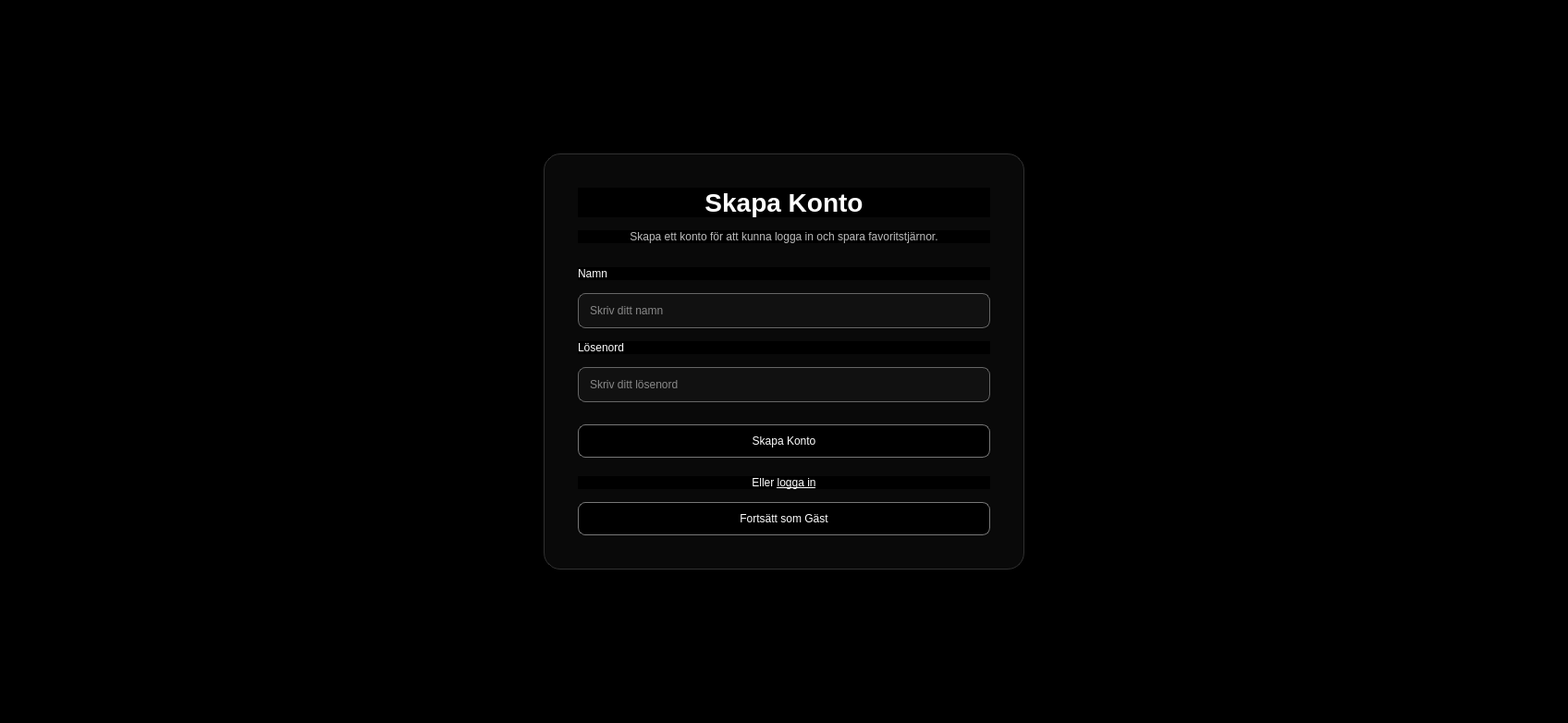
<?xml version="1.0" encoding="UTF-8"?>
<ui version="4.0">
 <class>CreateAccountPage</class>
 <widget class="QWidget" name="CreateAccountPage">
  <property name="geometry">
   <rect>
    <x>0</x>
    <y>0</y>
    <width>1696</width>
    <height>782</height>
   </rect>
  </property>
  <property name="windowTitle">
   <string>Skapa Konto</string>
  </property>
  <property name="styleSheet">
   <string notr="true">QWidget {
    background-color: black;
    color: white;
}

QFrame#cardFrame {
    background-color: #090909;
    border: 1px solid #303030;
    border-radius: 18px;
}

QLabel#titleLabel {
    font-size: 28px;
    font-weight: bold;
    color: white;
}

QLabel#descriptionLabel {
    color: #bdbdbd;
}

QLineEdit {
    border: 1px solid #666666;
    border-radius: 8px;
    padding: 10px;
    background-color: #111111;
    color: white;
}

QLineEdit:focus {
    border: 1px solid #aaaaaa;
}

QPushButton {
    color: white;
    background-color: black;
    border: 1px solid #777777;
    border-radius: 8px;
    padding: 10px 14px;
}

QPushButton:hover {
    border-color: #aaaaaa;
}

QLabel#linkLabel {
    color: white;
}</string>
  </property>
  <layout class="QVBoxLayout" name="verticalLayout">
   <item>
    <spacer name="topSpacer">
     <property name="orientation">
      <enum>Qt::Orientation::Vertical</enum>
     </property>
     <property name="sizeHint" stdset="0">
      <size>
       <width>20</width>
       <height>80</height>
      </size>
     </property>
    </spacer>
   </item>
   <item>
    <layout class="QHBoxLayout" name="horizontalLayout">
     <item>
      <spacer name="leftSpacer">
       <property name="orientation">
        <enum>Qt::Orientation::Horizontal</enum>
       </property>
       <property name="sizeHint" stdset="0">
        <size>
         <width>300</width>
         <height>20</height>
        </size>
       </property>
      </spacer>
     </item>
     <item>
      <widget class="QFrame" name="cardFrame">
       <property name="minimumSize">
        <size>
         <width>520</width>
         <height>0</height>
        </size>
       </property>
       <property name="maximumSize">
        <size>
         <width>520</width>
         <height>16777215</height>
        </size>
       </property>
       <property name="frameShape">
        <enum>QFrame::Shape::StyledPanel</enum>
       </property>
       <property name="frameShadow">
        <enum>QFrame::Shadow::Raised</enum>
       </property>
       <layout class="QVBoxLayout" name="cardLayout">
        <property name="spacing">
         <number>14</number>
        </property>
        <property name="leftMargin">
         <number>36</number>
        </property>
        <property name="topMargin">
         <number>36</number>
        </property>
        <property name="rightMargin">
         <number>36</number>
        </property>
        <property name="bottomMargin">
         <number>36</number>
        </property>
        <item>
         <widget class="QLabel" name="titleLabel">
          <property name="text">
           <string>Skapa Konto</string>
          </property>
          <property name="alignment">
           <set>Qt::AlignmentFlag::AlignCenter</set>
          </property>
         </widget>
        </item>
        <item>
         <widget class="QLabel" name="descriptionLabel">
          <property name="text">
           <string>Skapa ett konto för att kunna logga in och spara favoritstjärnor.</string>
          </property>
          <property name="alignment">
           <set>Qt::AlignmentFlag::AlignCenter</set>
          </property>
          <property name="wordWrap">
           <bool>true</bool>
          </property>
         </widget>
        </item>
        <item>
         <spacer name="headerSpacer">
          <property name="orientation">
           <enum>Qt::Orientation::Vertical</enum>
          </property>
          <property name="sizeHint" stdset="0">
           <size>
            <width>20</width>
            <height>12</height>
           </size>
          </property>
         </spacer>
        </item>
        <item>
         <widget class="QLabel" name="nameLabel">
          <property name="text">
           <string>Namn</string>
          </property>
         </widget>
        </item>
        <item>
         <widget class="QLineEdit" name="nameLineEdit">
          <property name="placeholderText">
           <string>Skriv ditt namn</string>
          </property>
         </widget>
        </item>
        <item>
         <widget class="QLabel" name="passwordLabel">
          <property name="text">
           <string>Lösenord</string>
          </property>
         </widget>
        </item>
        <item>
         <widget class="QLineEdit" name="passwordLineEdit">
          <property name="echoMode">
           <enum>QLineEdit::EchoMode::Password</enum>
          </property>
          <property name="placeholderText">
           <string>Skriv ditt lösenord</string>
          </property>
         </widget>
        </item>
        <item>
         <spacer name="buttonSpacer">
          <property name="orientation">
           <enum>Qt::Orientation::Vertical</enum>
          </property>
          <property name="sizeHint" stdset="0">
           <size>
            <width>20</width>
            <height>10</height>
           </size>
          </property>
         </spacer>
        </item>
        <item>
         <widget class="QPushButton" name="createAccountButton">
          <property name="cursor">
           <cursorShape>PointingHandCursor</cursorShape>
          </property>
          <property name="text">
           <string>Skapa Konto</string>
          </property>
         </widget>
        </item>
        <item>
         <spacer name="linkSpacer">
          <property name="orientation">
           <enum>Qt::Orientation::Vertical</enum>
          </property>
          <property name="sizeHint" stdset="0">
           <size>
            <width>20</width>
            <height>6</height>
           </size>
          </property>
         </spacer>
        </item>
        <item>
         <widget class="QLabel" name="linkLabel">
          <property name="text">
           <string>&lt;html&gt;&lt;head/&gt;&lt;body&gt;&lt;p align=&quot;center&quot;&gt;Eller &lt;a href=&quot;logIn&quot;&gt;&lt;span style=&quot; text-decoration: underline; color:#ffffff;&quot;&gt;logga in&lt;/span&gt;&lt;/a&gt;&lt;/p&gt;&lt;/body&gt;&lt;/html&gt;</string>
          </property>
          <property name="textFormat">
           <enum>Qt::TextFormat::RichText</enum>
          </property>
          <property name="alignment">
           <set>Qt::AlignmentFlag::AlignCenter</set>
          </property>
          <property name="textInteractionFlags">
           <set>Qt::TextInteractionFlag::LinksAccessibleByMouse</set>
          </property>
         </widget>
        </item>
        <item>
         <widget class="QPushButton" name="continueAsGuestButton">
          <property name="cursor">
           <cursorShape>PointingHandCursor</cursorShape>
          </property>
          <property name="text">
           <string>Fortsätt som Gäst</string>
          </property>
         </widget>
        </item>
       </layout>
      </widget>
     </item>
     <item>
      <spacer name="rightSpacer">
       <property name="orientation">
        <enum>Qt::Orientation::Horizontal</enum>
       </property>
       <property name="sizeHint" stdset="0">
        <size>
         <width>300</width>
         <height>20</height>
        </size>
       </property>
      </spacer>
     </item>
    </layout>
   </item>
   <item>
    <spacer name="bottomSpacer">
     <property name="orientation">
      <enum>Qt::Orientation::Vertical</enum>
     </property>
     <property name="sizeHint" stdset="0">
      <size>
       <width>20</width>
       <height>80</height>
      </size>
     </property>
    </spacer>
   </item>
  </layout>
 </widget>
 <resources/>
 <connections/>
</ui>
